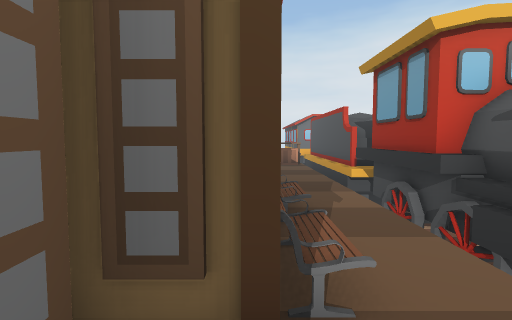
View 1 (above)

12 first-person views from a walk through a scene from a Unity 3-D project. The camera is 1.4 m above the floor, tilts 4° down and sees 80° across. The floor is counted in squares, 1 m on a side. Each view is taken from the middle of a square. On the plan, view 1 faces up. The plan holds only what a view shows up to about 14 squares ahead; the rest is blank. The place goes on beyond the plan. The player character is not drawn.

View 2
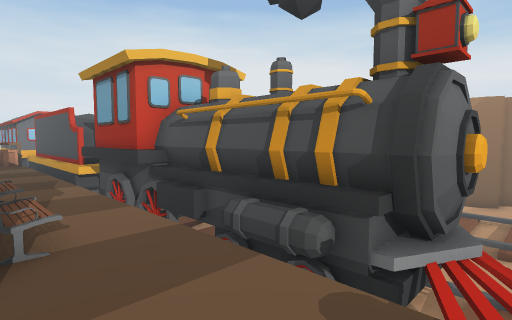

View 3
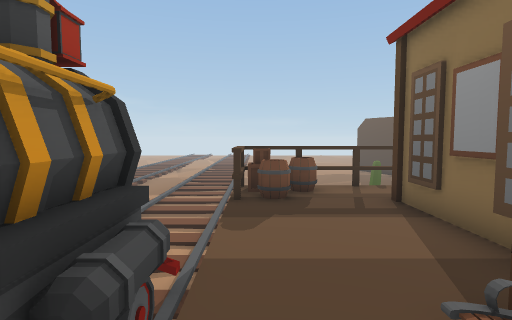

View 4
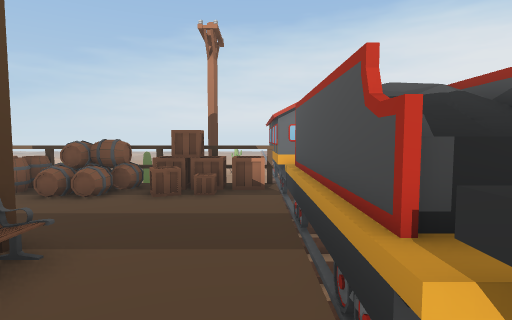

View 5
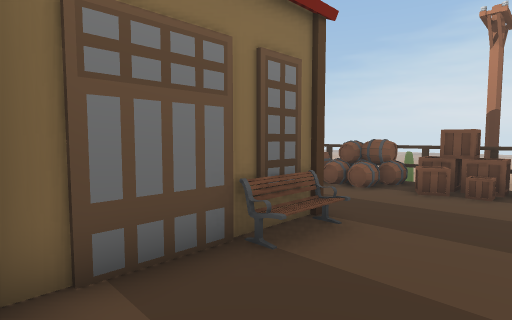

View 6
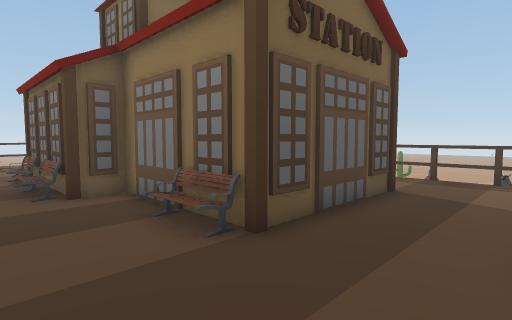

View 7
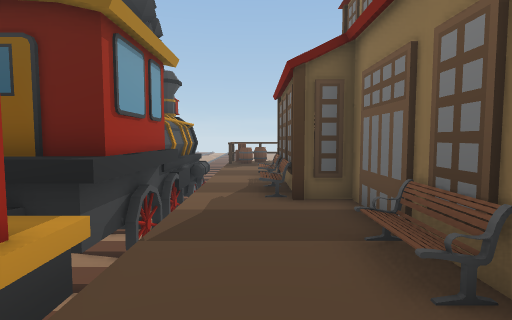

View 8
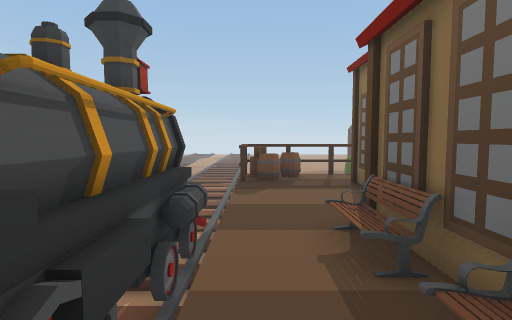

View 9
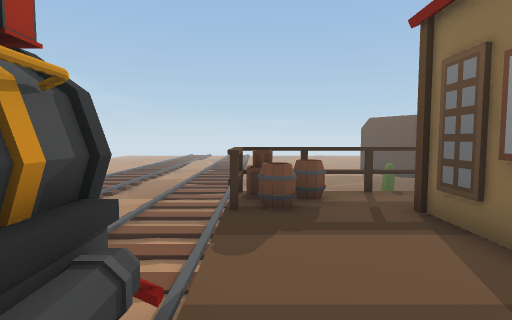

View 10
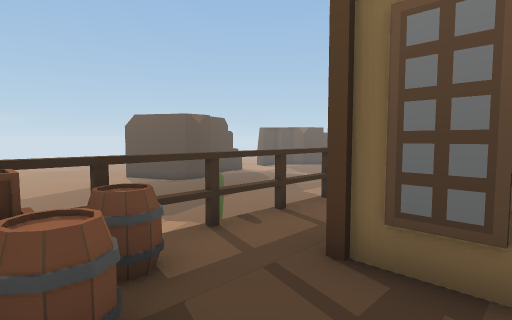

View 11
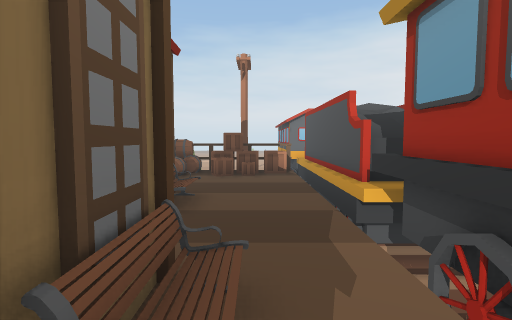

View 12
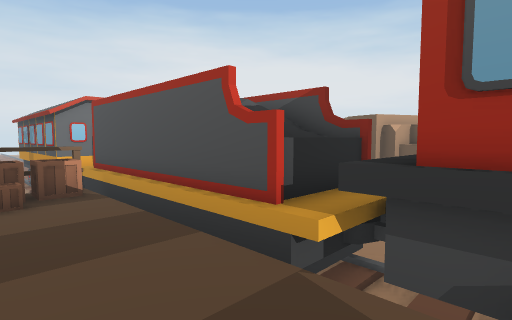

### Floor plan
Key: @ floor where view 1 was taken; # wall or solid block; . main floor; - floor 1.5 m lower than the main floor; _ floor 1.75 m lower than the main floor; / step, stairs or slope; = window, fence, low wall or low ledge; ^ raised ledge; v drop or lower ground; W wheel; B bench; A barrel; C box; T cactus; O other object.
Columns run from 4 left of view 1 to 18 right of it. Each row starts with its distance up from view 1.
 21  TT
 20   T    #
 19        #
 18        #
 17 A#ACCCC#O
 16 AAACCCC#O
 15 .AA.C..#OO
 14 .......#OOO
 13 .......#O#
 12 ####...#O###_
 11    #...^^###-
 10    B...^^#
  9    #...###
  8    #...##
  7    ##..##
  6     #..##
  5     B..v#
  4     B..v#
  3     #..v#
  2    ##..v#
  1    #...^#            #
  0    #@..### W_   ///__##
 -1    #...-###/__/////___#
 -2    #...-===
 -3    #.AA_-
 -4  ...AAC___
 -5 #######/---
 -6   T    ____/
 -7   T    /////
 -8        ____/
 -9        /////

Positions as (right, up) in squares from view 1, and headings:
1: (0, 0), facing up
2: (0, -2), facing up-right
3: (2, 4), facing down
4: (2, 8), facing up
5: (2, 7), facing up-left
6: (2, 15), facing down-left
7: (1, 14), facing down
8: (2, 7), facing down
9: (2, 3), facing down
10: (2, -1), facing down-left
11: (1, 4), facing up
12: (0, 8), facing up-right
